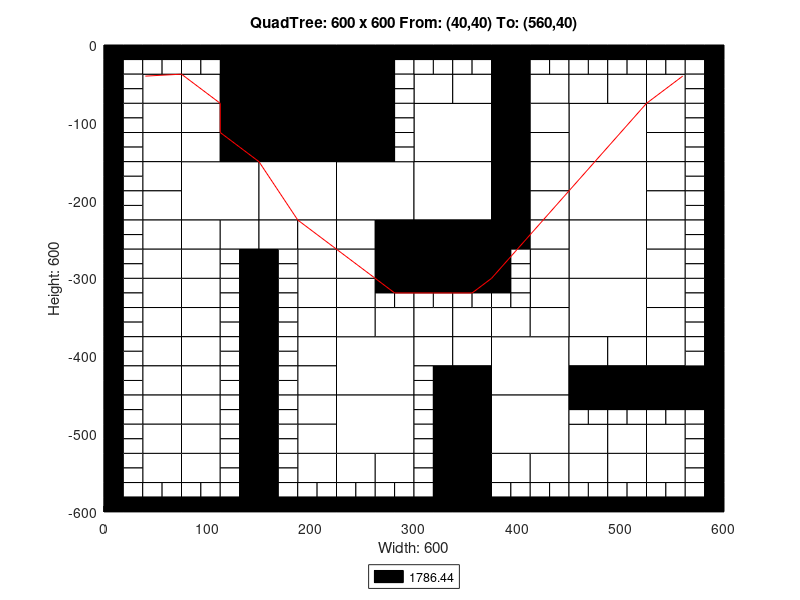

MATLAB code for this plot:
axis([0 600 -600 0]);
title('QuadTree: 600 x 600 From: (40,40) To: (560,40)');
xlabel('Width: 600');
ylabel('Height: 600');
rectangle('Position',[150 -75 75 75], 'FaceColor',[0 0 0]);
rectangle('Position',[150 -150 75 75], 'FaceColor',[0 0 0]);
rectangle('Position',[75 -225 75 75], 'FaceColor',[1 1 1]);
rectangle('Position',[150 -225 75 75], 'FaceColor',[1 1 1]);
rectangle('Position',[225 -225 75 75], 'FaceColor',[1 1 1]);
rectangle('Position',[300 -150 75 75], 'FaceColor',[1 1 1]);
rectangle('Position',[450 -150 75 75], 'FaceColor',[1 1 1]);
rectangle('Position',[300 -225 75 75], 'FaceColor',[1 1 1]);
rectangle('Position',[300 -300 75 75], 'FaceColor',[0 0 0]);
rectangle('Position',[450 -225 75 75], 'FaceColor',[1 1 1]);
rectangle('Position',[450 -300 75 75], 'FaceColor',[1 1 1]);
rectangle('Position',[225 -450 75 75], 'FaceColor',[1 1 1]);
rectangle('Position',[225 -525 75 75], 'FaceColor',[1 1 1]);
rectangle('Position',[375 -450 75 75], 'FaceColor',[1 1 1]);
rectangle('Position',[450 -375 75 75], 'FaceColor',[1 1 1]);
rectangle('Position',[375 -525 75 75], 'FaceColor',[1 1 1]);
rectangle('Position',[37.5 -75 37.5 37.5], 'FaceColor',[1 1 1]);
rectangle('Position',[112.5 -37.5 37.5 37.5], 'FaceColor',[0 0 0]);
rectangle('Position',[75 -75 37.5 37.5], 'FaceColor',[1 1 1]);
rectangle('Position',[112.5 -75 37.5 37.5], 'FaceColor',[0 0 0]);
rectangle('Position',[37.5 -112.5 37.5 37.5], 'FaceColor',[1 1 1]);
rectangle('Position',[37.5 -150 37.5 37.5], 'FaceColor',[1 1 1]);
rectangle('Position',[75 -112.5 37.5 37.5], 'FaceColor',[1 1 1]);
rectangle('Position',[112.5 -112.5 37.5 37.5], 'FaceColor',[0 0 0]);
rectangle('Position',[75 -150 37.5 37.5], 'FaceColor',[1 1 1]);
rectangle('Position',[112.5 -150 37.5 37.5], 'FaceColor',[0 0 0]);
rectangle('Position',[225 -37.5 37.5 37.5], 'FaceColor',[0 0 0]);
rectangle('Position',[225 -75 37.5 37.5], 'FaceColor',[0 0 0]);
rectangle('Position',[225 -112.5 37.5 37.5], 'FaceColor',[0 0 0]);
rectangle('Position',[225 -150 37.5 37.5], 'FaceColor',[0 0 0]);
rectangle('Position',[37.5 -187.5 37.5 37.5], 'FaceColor',[1 1 1]);
rectangle('Position',[37.5 -225 37.5 37.5], 'FaceColor',[1 1 1]);
rectangle('Position',[37.5 -262.5 37.5 37.5], 'FaceColor',[1 1 1]);
rectangle('Position',[37.5 -300 37.5 37.5], 'FaceColor',[1 1 1]);
rectangle('Position',[75 -262.5 37.5 37.5], 'FaceColor',[1 1 1]);
rectangle('Position',[112.5 -262.5 37.5 37.5], 'FaceColor',[1 1 1]);
rectangle('Position',[75 -300 37.5 37.5], 'FaceColor',[1 1 1]);
rectangle('Position',[150 -262.5 37.5 37.5], 'FaceColor',[1 1 1]);
rectangle('Position',[187.5 -262.5 37.5 37.5], 'FaceColor',[1 1 1]);
rectangle('Position',[187.5 -300 37.5 37.5], 'FaceColor',[1 1 1]);
rectangle('Position',[225 -262.5 37.5 37.5], 'FaceColor',[1 1 1]);
rectangle('Position',[262.5 -262.5 37.5 37.5], 'FaceColor',[0 0 0]);
rectangle('Position',[225 -300 37.5 37.5], 'FaceColor',[1 1 1]);
rectangle('Position',[262.5 -300 37.5 37.5], 'FaceColor',[0 0 0]);
rectangle('Position',[300 -75 37.5 37.5], 'FaceColor',[1 1 1]);
rectangle('Position',[337.5 -75 37.5 37.5], 'FaceColor',[1 1 1]);
rectangle('Position',[375 -37.5 37.5 37.5], 'FaceColor',[0 0 0]);
rectangle('Position',[375 -75 37.5 37.5], 'FaceColor',[0 0 0]);
rectangle('Position',[412.5 -75 37.5 37.5], 'FaceColor',[1 1 1]);
rectangle('Position',[375 -112.5 37.5 37.5], 'FaceColor',[0 0 0]);
rectangle('Position',[412.5 -112.5 37.5 37.5], 'FaceColor',[1 1 1]);
rectangle('Position',[375 -150 37.5 37.5], 'FaceColor',[0 0 0]);
rectangle('Position',[412.5 -150 37.5 37.5], 'FaceColor',[1 1 1]);
rectangle('Position',[450 -75 37.5 37.5], 'FaceColor',[1 1 1]);
rectangle('Position',[487.5 -75 37.5 37.5], 'FaceColor',[1 1 1]);
rectangle('Position',[525 -75 37.5 37.5], 'FaceColor',[1 1 1]);
rectangle('Position',[525 -112.5 37.5 37.5], 'FaceColor',[1 1 1]);
rectangle('Position',[525 -150 37.5 37.5], 'FaceColor',[1 1 1]);
rectangle('Position',[375 -187.5 37.5 37.5], 'FaceColor',[0 0 0]);
rectangle('Position',[412.5 -187.5 37.5 37.5], 'FaceColor',[1 1 1]);
rectangle('Position',[375 -225 37.5 37.5], 'FaceColor',[0 0 0]);
rectangle('Position',[412.5 -225 37.5 37.5], 'FaceColor',[1 1 1]);
rectangle('Position',[375 -262.5 37.5 37.5], 'FaceColor',[0 0 0]);
rectangle('Position',[412.5 -262.5 37.5 37.5], 'FaceColor',[1 1 1]);
rectangle('Position',[412.5 -300 37.5 37.5], 'FaceColor',[1 1 1]);
rectangle('Position',[525 -187.5 37.5 37.5], 'FaceColor',[1 1 1]);
rectangle('Position',[525 -225 37.5 37.5], 'FaceColor',[1 1 1]);
rectangle('Position',[525 -262.5 37.5 37.5], 'FaceColor',[1 1 1]);
rectangle('Position',[525 -300 37.5 37.5], 'FaceColor',[1 1 1]);
rectangle('Position',[37.5 -337.5 37.5 37.5], 'FaceColor',[1 1 1]);
rectangle('Position',[37.5 -375 37.5 37.5], 'FaceColor',[1 1 1]);
rectangle('Position',[75 -337.5 37.5 37.5], 'FaceColor',[1 1 1]);
rectangle('Position',[75 -375 37.5 37.5], 'FaceColor',[1 1 1]);
rectangle('Position',[37.5 -412.5 37.5 37.5], 'FaceColor',[1 1 1]);
rectangle('Position',[37.5 -450 37.5 37.5], 'FaceColor',[1 1 1]);
rectangle('Position',[75 -412.5 37.5 37.5], 'FaceColor',[1 1 1]);
rectangle('Position',[75 -450 37.5 37.5], 'FaceColor',[1 1 1]);
rectangle('Position',[187.5 -337.5 37.5 37.5], 'FaceColor',[1 1 1]);
rectangle('Position',[187.5 -375 37.5 37.5], 'FaceColor',[1 1 1]);
rectangle('Position',[225 -337.5 37.5 37.5], 'FaceColor',[1 1 1]);
rectangle('Position',[225 -375 37.5 37.5], 'FaceColor',[1 1 1]);
rectangle('Position',[262.5 -375 37.5 37.5], 'FaceColor',[1 1 1]);
rectangle('Position',[187.5 -412.5 37.5 37.5], 'FaceColor',[1 1 1]);
rectangle('Position',[187.5 -450 37.5 37.5], 'FaceColor',[1 1 1]);
rectangle('Position',[37.5 -487.5 37.5 37.5], 'FaceColor',[1 1 1]);
rectangle('Position',[37.5 -525 37.5 37.5], 'FaceColor',[1 1 1]);
rectangle('Position',[75 -487.5 37.5 37.5], 'FaceColor',[1 1 1]);
rectangle('Position',[75 -525 37.5 37.5], 'FaceColor',[1 1 1]);
rectangle('Position',[37.5 -562.5 37.5 37.5], 'FaceColor',[1 1 1]);
rectangle('Position',[75 -562.5 37.5 37.5], 'FaceColor',[1 1 1]);
rectangle('Position',[187.5 -487.5 37.5 37.5], 'FaceColor',[1 1 1]);
rectangle('Position',[187.5 -525 37.5 37.5], 'FaceColor',[1 1 1]);
rectangle('Position',[187.5 -562.5 37.5 37.5], 'FaceColor',[1 1 1]);
rectangle('Position',[225 -562.5 37.5 37.5], 'FaceColor',[1 1 1]);
rectangle('Position',[262.5 -562.5 37.5 37.5], 'FaceColor',[1 1 1]);
rectangle('Position',[300 -375 37.5 37.5], 'FaceColor',[1 1 1]);
rectangle('Position',[337.5 -375 37.5 37.5], 'FaceColor',[1 1 1]);
rectangle('Position',[412.5 -337.5 37.5 37.5], 'FaceColor',[1 1 1]);
rectangle('Position',[375 -375 37.5 37.5], 'FaceColor',[1 1 1]);
rectangle('Position',[412.5 -375 37.5 37.5], 'FaceColor',[1 1 1]);
rectangle('Position',[300 -412.5 37.5 37.5], 'FaceColor',[1 1 1]);
rectangle('Position',[337.5 -412.5 37.5 37.5], 'FaceColor',[1 1 1]);
rectangle('Position',[337.5 -450 37.5 37.5], 'FaceColor',[0 0 0]);
rectangle('Position',[525 -337.5 37.5 37.5], 'FaceColor',[1 1 1]);
rectangle('Position',[525 -375 37.5 37.5], 'FaceColor',[1 1 1]);
rectangle('Position',[450 -412.5 37.5 37.5], 'FaceColor',[1 1 1]);
rectangle('Position',[487.5 -412.5 37.5 37.5], 'FaceColor',[1 1 1]);
rectangle('Position',[450 -450 37.5 37.5], 'FaceColor',[0 0 0]);
rectangle('Position',[487.5 -450 37.5 37.5], 'FaceColor',[0 0 0]);
rectangle('Position',[525 -412.5 37.5 37.5], 'FaceColor',[1 1 1]);
rectangle('Position',[525 -450 37.5 37.5], 'FaceColor',[0 0 0]);
rectangle('Position',[562.5 -450 37.5 37.5], 'FaceColor',[0 0 0]);
rectangle('Position',[337.5 -487.5 37.5 37.5], 'FaceColor',[0 0 0]);
rectangle('Position',[337.5 -525 37.5 37.5], 'FaceColor',[0 0 0]);
rectangle('Position',[337.5 -562.5 37.5 37.5], 'FaceColor',[0 0 0]);
rectangle('Position',[337.5 -600 37.5 37.5], 'FaceColor',[0 0 0]);
rectangle('Position',[375 -562.5 37.5 37.5], 'FaceColor',[1 1 1]);
rectangle('Position',[412.5 -562.5 37.5 37.5], 'FaceColor',[1 1 1]);
rectangle('Position',[450 -525 37.5 37.5], 'FaceColor',[1 1 1]);
rectangle('Position',[487.5 -525 37.5 37.5], 'FaceColor',[1 1 1]);
rectangle('Position',[525 -525 37.5 37.5], 'FaceColor',[1 1 1]);
rectangle('Position',[450 -562.5 37.5 37.5], 'FaceColor',[1 1 1]);
rectangle('Position',[487.5 -562.5 37.5 37.5], 'FaceColor',[1 1 1]);
rectangle('Position',[525 -562.5 37.5 37.5], 'FaceColor',[1 1 1]);
rectangle('Position',[0 -18.75 18.75 18.75], 'FaceColor',[0 0 0]);
rectangle('Position',[18.75 -18.75 18.75 18.75], 'FaceColor',[0 0 0]);
rectangle('Position',[0 -37.5 18.75 18.75], 'FaceColor',[0 0 0]);
rectangle('Position',[18.75 -37.5 18.75 18.75], 'FaceColor',[1 1 1]);
rectangle('Position',[37.5 -18.75 18.75 18.75], 'FaceColor',[0 0 0]);
rectangle('Position',[56.25 -18.75 18.75 18.75], 'FaceColor',[0 0 0]);
rectangle('Position',[37.5 -37.5 18.75 18.75], 'FaceColor',[1 1 1]);
rectangle('Position',[56.25 -37.5 18.75 18.75], 'FaceColor',[1 1 1]);
rectangle('Position',[0 -56.25 18.75 18.75], 'FaceColor',[0 0 0]);
rectangle('Position',[18.75 -56.25 18.75 18.75], 'FaceColor',[1 1 1]);
rectangle('Position',[0 -75 18.75 18.75], 'FaceColor',[0 0 0]);
rectangle('Position',[18.75 -75 18.75 18.75], 'FaceColor',[1 1 1]);
rectangle('Position',[75 -18.75 18.75 18.75], 'FaceColor',[0 0 0]);
rectangle('Position',[93.75 -18.75 18.75 18.75], 'FaceColor',[0 0 0]);
rectangle('Position',[75 -37.5 18.75 18.75], 'FaceColor',[1 1 1]);
rectangle('Position',[93.75 -37.5 18.75 18.75], 'FaceColor',[1 1 1]);
rectangle('Position',[0 -93.75 18.75 18.75], 'FaceColor',[0 0 0]);
rectangle('Position',[18.75 -93.75 18.75 18.75], 'FaceColor',[1 1 1]);
rectangle('Position',[0 -112.5 18.75 18.75], 'FaceColor',[0 0 0]);
rectangle('Position',[18.75 -112.5 18.75 18.75], 'FaceColor',[1 1 1]);
rectangle('Position',[0 -131.25 18.75 18.75], 'FaceColor',[0 0 0]);
rectangle('Position',[18.75 -131.25 18.75 18.75], 'FaceColor',[1 1 1]);
rectangle('Position',[0 -150 18.75 18.75], 'FaceColor',[0 0 0]);
rectangle('Position',[18.75 -150 18.75 18.75], 'FaceColor',[1 1 1]);
rectangle('Position',[262.5 -18.75 18.75 18.75], 'FaceColor',[0 0 0]);
rectangle('Position',[281.25 -18.75 18.75 18.75], 'FaceColor',[0 0 0]);
rectangle('Position',[262.5 -37.5 18.75 18.75], 'FaceColor',[0 0 0]);
rectangle('Position',[281.25 -37.5 18.75 18.75], 'FaceColor',[1 1 1]);
rectangle('Position',[262.5 -56.25 18.75 18.75], 'FaceColor',[0 0 0]);
rectangle('Position',[281.25 -56.25 18.75 18.75], 'FaceColor',[1 1 1]);
rectangle('Position',[262.5 -75 18.75 18.75], 'FaceColor',[0 0 0]);
rectangle('Position',[281.25 -75 18.75 18.75], 'FaceColor',[1 1 1]);
rectangle('Position',[262.5 -93.75 18.75 18.75], 'FaceColor',[0 0 0]);
rectangle('Position',[281.25 -93.75 18.75 18.75], 'FaceColor',[1 1 1]);
rectangle('Position',[262.5 -112.5 18.75 18.75], 'FaceColor',[0 0 0]);
rectangle('Position',[281.25 -112.5 18.75 18.75], 'FaceColor',[1 1 1]);
rectangle('Position',[262.5 -131.25 18.75 18.75], 'FaceColor',[0 0 0]);
rectangle('Position',[281.25 -131.25 18.75 18.75], 'FaceColor',[1 1 1]);
rectangle('Position',[262.5 -150 18.75 18.75], 'FaceColor',[0 0 0]);
rectangle('Position',[281.25 -150 18.75 18.75], 'FaceColor',[1 1 1]);
rectangle('Position',[0 -168.75 18.75 18.75], 'FaceColor',[0 0 0]);
rectangle('Position',[18.75 -168.75 18.75 18.75], 'FaceColor',[1 1 1]);
rectangle('Position',[0 -187.5 18.75 18.75], 'FaceColor',[0 0 0]);
rectangle('Position',[18.75 -187.5 18.75 18.75], 'FaceColor',[1 1 1]);
rectangle('Position',[0 -206.25 18.75 18.75], 'FaceColor',[0 0 0]);
rectangle('Position',[18.75 -206.25 18.75 18.75], 'FaceColor',[1 1 1]);
rectangle('Position',[0 -225 18.75 18.75], 'FaceColor',[0 0 0]);
rectangle('Position',[18.75 -225 18.75 18.75], 'FaceColor',[1 1 1]);
rectangle('Position',[0 -243.75 18.75 18.75], 'FaceColor',[0 0 0]);
rectangle('Position',[18.75 -243.75 18.75 18.75], 'FaceColor',[1 1 1]);
rectangle('Position',[0 -262.5 18.75 18.75], 'FaceColor',[0 0 0]);
rectangle('Position',[18.75 -262.5 18.75 18.75], 'FaceColor',[1 1 1]);
rectangle('Position',[0 -281.25 18.75 18.75], 'FaceColor',[0 0 0]);
rectangle('Position',[18.75 -281.25 18.75 18.75], 'FaceColor',[1 1 1]);
rectangle('Position',[0 -300 18.75 18.75], 'FaceColor',[0 0 0]);
rectangle('Position',[18.75 -300 18.75 18.75], 'FaceColor',[1 1 1]);
rectangle('Position',[112.5 -281.25 18.75 18.75], 'FaceColor',[1 1 1]);
rectangle('Position',[131.25 -281.25 18.75 18.75], 'FaceColor',[0 0 0]);
rectangle('Position',[112.5 -300 18.75 18.75], 'FaceColor',[1 1 1]);
rectangle('Position',[131.25 -300 18.75 18.75], 'FaceColor',[0 0 0]);
rectangle('Position',[150 -281.25 18.75 18.75], 'FaceColor',[0 0 0]);
rectangle('Position',[168.75 -281.25 18.75 18.75], 'FaceColor',[1 1 1]);
rectangle('Position',[150 -300 18.75 18.75], 'FaceColor',[0 0 0]);
rectangle('Position',[168.75 -300 18.75 18.75], 'FaceColor',[1 1 1]);
rectangle('Position',[300 -18.75 18.75 18.75], 'FaceColor',[0 0 0]);
rectangle('Position',[318.75 -18.75 18.75 18.75], 'FaceColor',[0 0 0]);
rectangle('Position',[300 -37.5 18.75 18.75], 'FaceColor',[1 1 1]);
rectangle('Position',[318.75 -37.5 18.75 18.75], 'FaceColor',[1 1 1]);
rectangle('Position',[337.5 -18.75 18.75 18.75], 'FaceColor',[0 0 0]);
rectangle('Position',[356.25 -18.75 18.75 18.75], 'FaceColor',[0 0 0]);
rectangle('Position',[337.5 -37.5 18.75 18.75], 'FaceColor',[1 1 1]);
rectangle('Position',[356.25 -37.5 18.75 18.75], 'FaceColor',[1 1 1]);
rectangle('Position',[412.5 -18.75 18.75 18.75], 'FaceColor',[0 0 0]);
rectangle('Position',[431.25 -18.75 18.75 18.75], 'FaceColor',[0 0 0]);
rectangle('Position',[412.5 -37.5 18.75 18.75], 'FaceColor',[1 1 1]);
rectangle('Position',[431.25 -37.5 18.75 18.75], 'FaceColor',[1 1 1]);
rectangle('Position',[450 -18.75 18.75 18.75], 'FaceColor',[0 0 0]);
rectangle('Position',[468.75 -18.75 18.75 18.75], 'FaceColor',[0 0 0]);
rectangle('Position',[450 -37.5 18.75 18.75], 'FaceColor',[1 1 1]);
rectangle('Position',[468.75 -37.5 18.75 18.75], 'FaceColor',[1 1 1]);
rectangle('Position',[487.5 -18.75 18.75 18.75], 'FaceColor',[0 0 0]);
rectangle('Position',[506.25 -18.75 18.75 18.75], 'FaceColor',[0 0 0]);
rectangle('Position',[487.5 -37.5 18.75 18.75], 'FaceColor',[1 1 1]);
rectangle('Position',[506.25 -37.5 18.75 18.75], 'FaceColor',[1 1 1]);
rectangle('Position',[525 -18.75 18.75 18.75], 'FaceColor',[0 0 0]);
rectangle('Position',[543.75 -18.75 18.75 18.75], 'FaceColor',[0 0 0]);
rectangle('Position',[525 -37.5 18.75 18.75], 'FaceColor',[1 1 1]);
rectangle('Position',[543.75 -37.5 18.75 18.75], 'FaceColor',[1 1 1]);
rectangle('Position',[562.5 -18.75 18.75 18.75], 'FaceColor',[0 0 0]);
rectangle('Position',[581.25 -18.75 18.75 18.75], 'FaceColor',[0 0 0]);
rectangle('Position',[562.5 -37.5 18.75 18.75], 'FaceColor',[1 1 1]);
rectangle('Position',[581.25 -37.5 18.75 18.75], 'FaceColor',[0 0 0]);
rectangle('Position',[562.5 -56.25 18.75 18.75], 'FaceColor',[1 1 1]);
rectangle('Position',[581.25 -56.25 18.75 18.75], 'FaceColor',[0 0 0]);
rectangle('Position',[562.5 -75 18.75 18.75], 'FaceColor',[1 1 1]);
rectangle('Position',[581.25 -75 18.75 18.75], 'FaceColor',[0 0 0]);
rectangle('Position',[562.5 -93.75 18.75 18.75], 'FaceColor',[1 1 1]);
rectangle('Position',[581.25 -93.75 18.75 18.75], 'FaceColor',[0 0 0]);
rectangle('Position',[562.5 -112.5 18.75 18.75], 'FaceColor',[1 1 1]);
rectangle('Position',[581.25 -112.5 18.75 18.75], 'FaceColor',[0 0 0]);
rectangle('Position',[562.5 -131.25 18.75 18.75], 'FaceColor',[1 1 1]);
rectangle('Position',[581.25 -131.25 18.75 18.75], 'FaceColor',[0 0 0]);
rectangle('Position',[562.5 -150 18.75 18.75], 'FaceColor',[1 1 1]);
rectangle('Position',[581.25 -150 18.75 18.75], 'FaceColor',[0 0 0]);
rectangle('Position',[375 -281.25 18.75 18.75], 'FaceColor',[0 0 0]);
rectangle('Position',[393.75 -281.25 18.75 18.75], 'FaceColor',[1 1 1]);
rectangle('Position',[375 -300 18.75 18.75], 'FaceColor',[0 0 0]);
rectangle('Position',[393.75 -300 18.75 18.75], 'FaceColor',[1 1 1]);
rectangle('Position',[562.5 -168.75 18.75 18.75], 'FaceColor',[1 1 1]);
rectangle('Position',[581.25 -168.75 18.75 18.75], 'FaceColor',[0 0 0]);
rectangle('Position',[562.5 -187.5 18.75 18.75], 'FaceColor',[1 1 1]);
rectangle('Position',[581.25 -187.5 18.75 18.75], 'FaceColor',[0 0 0]);
rectangle('Position',[562.5 -206.25 18.75 18.75], 'FaceColor',[1 1 1]);
rectangle('Position',[581.25 -206.25 18.75 18.75], 'FaceColor',[0 0 0]);
rectangle('Position',[562.5 -225 18.75 18.75], 'FaceColor',[1 1 1]);
rectangle('Position',[581.25 -225 18.75 18.75], 'FaceColor',[0 0 0]);
rectangle('Position',[562.5 -243.75 18.75 18.75], 'FaceColor',[1 1 1]);
rectangle('Position',[581.25 -243.75 18.75 18.75], 'FaceColor',[0 0 0]);
rectangle('Position',[562.5 -262.5 18.75 18.75], 'FaceColor',[1 1 1]);
rectangle('Position',[581.25 -262.5 18.75 18.75], 'FaceColor',[0 0 0]);
rectangle('Position',[562.5 -281.25 18.75 18.75], 'FaceColor',[1 1 1]);
rectangle('Position',[581.25 -281.25 18.75 18.75], 'FaceColor',[0 0 0]);
rectangle('Position',[562.5 -300 18.75 18.75], 'FaceColor',[1 1 1]);
rectangle('Position',[581.25 -300 18.75 18.75], 'FaceColor',[0 0 0]);
rectangle('Position',[0 -318.75 18.75 18.75], 'FaceColor',[0 0 0]);
rectangle('Position',[18.75 -318.75 18.75 18.75], 'FaceColor',[1 1 1]);
rectangle('Position',[0 -337.5 18.75 18.75], 'FaceColor',[0 0 0]);
rectangle('Position',[18.75 -337.5 18.75 18.75], 'FaceColor',[1 1 1]);
rectangle('Position',[0 -356.25 18.75 18.75], 'FaceColor',[0 0 0]);
rectangle('Position',[18.75 -356.25 18.75 18.75], 'FaceColor',[1 1 1]);
rectangle('Position',[0 -375 18.75 18.75], 'FaceColor',[0 0 0]);
rectangle('Position',[18.75 -375 18.75 18.75], 'FaceColor',[1 1 1]);
rectangle('Position',[112.5 -318.75 18.75 18.75], 'FaceColor',[1 1 1]);
rectangle('Position',[131.25 -318.75 18.75 18.75], 'FaceColor',[0 0 0]);
rectangle('Position',[112.5 -337.5 18.75 18.75], 'FaceColor',[1 1 1]);
rectangle('Position',[131.25 -337.5 18.75 18.75], 'FaceColor',[0 0 0]);
rectangle('Position',[112.5 -356.25 18.75 18.75], 'FaceColor',[1 1 1]);
rectangle('Position',[131.25 -356.25 18.75 18.75], 'FaceColor',[0 0 0]);
rectangle('Position',[112.5 -375 18.75 18.75], 'FaceColor',[1 1 1]);
rectangle('Position',[131.25 -375 18.75 18.75], 'FaceColor',[0 0 0]);
rectangle('Position',[0 -393.75 18.75 18.75], 'FaceColor',[0 0 0]);
rectangle('Position',[18.75 -393.75 18.75 18.75], 'FaceColor',[1 1 1]);
rectangle('Position',[0 -412.5 18.75 18.75], 'FaceColor',[0 0 0]);
rectangle('Position',[18.75 -412.5 18.75 18.75], 'FaceColor',[1 1 1]);
rectangle('Position',[0 -431.25 18.75 18.75], 'FaceColor',[0 0 0]);
rectangle('Position',[18.75 -431.25 18.75 18.75], 'FaceColor',[1 1 1]);
rectangle('Position',[0 -450 18.75 18.75], 'FaceColor',[0 0 0]);
rectangle('Position',[18.75 -450 18.75 18.75], 'FaceColor',[1 1 1]);
rectangle('Position',[112.5 -393.75 18.75 18.75], 'FaceColor',[1 1 1]);
rectangle('Position',[131.25 -393.75 18.75 18.75], 'FaceColor',[0 0 0]);
rectangle('Position',[112.5 -412.5 18.75 18.75], 'FaceColor',[1 1 1]);
rectangle('Position',[131.25 -412.5 18.75 18.75], 'FaceColor',[0 0 0]);
rectangle('Position',[112.5 -431.25 18.75 18.75], 'FaceColor',[1 1 1]);
rectangle('Position',[131.25 -431.25 18.75 18.75], 'FaceColor',[0 0 0]);
rectangle('Position',[112.5 -450 18.75 18.75], 'FaceColor',[1 1 1]);
rectangle('Position',[131.25 -450 18.75 18.75], 'FaceColor',[0 0 0]);
rectangle('Position',[150 -318.75 18.75 18.75], 'FaceColor',[0 0 0]);
rectangle('Position',[168.75 -318.75 18.75 18.75], 'FaceColor',[1 1 1]);
rectangle('Position',[150 -337.5 18.75 18.75], 'FaceColor',[0 0 0]);
rectangle('Position',[168.75 -337.5 18.75 18.75], 'FaceColor',[1 1 1]);
rectangle('Position',[150 -356.25 18.75 18.75], 'FaceColor',[0 0 0]);
rectangle('Position',[168.75 -356.25 18.75 18.75], 'FaceColor',[1 1 1]);
rectangle('Position',[150 -375 18.75 18.75], 'FaceColor',[0 0 0]);
rectangle('Position',[168.75 -375 18.75 18.75], 'FaceColor',[1 1 1]);
rectangle('Position',[262.5 -318.75 18.75 18.75], 'FaceColor',[0 0 0]);
rectangle('Position',[281.25 -318.75 18.75 18.75], 'FaceColor',[0 0 0]);
rectangle('Position',[262.5 -337.5 18.75 18.75], 'FaceColor',[1 1 1]);
rectangle('Position',[281.25 -337.5 18.75 18.75], 'FaceColor',[1 1 1]);
rectangle('Position',[150 -393.75 18.75 18.75], 'FaceColor',[0 0 0]);
rectangle('Position',[168.75 -393.75 18.75 18.75], 'FaceColor',[1 1 1]);
rectangle('Position',[150 -412.5 18.75 18.75], 'FaceColor',[0 0 0]);
rectangle('Position',[168.75 -412.5 18.75 18.75], 'FaceColor',[1 1 1]);
rectangle('Position',[150 -431.25 18.75 18.75], 'FaceColor',[0 0 0]);
rectangle('Position',[168.75 -431.25 18.75 18.75], 'FaceColor',[1 1 1]);
rectangle('Position',[150 -450 18.75 18.75], 'FaceColor',[0 0 0]);
rectangle('Position',[168.75 -450 18.75 18.75], 'FaceColor',[1 1 1]);
rectangle('Position',[0 -468.75 18.75 18.75], 'FaceColor',[0 0 0]);
rectangle('Position',[18.75 -468.75 18.75 18.75], 'FaceColor',[1 1 1]);
rectangle('Position',[0 -487.5 18.75 18.75], 'FaceColor',[0 0 0]);
rectangle('Position',[18.75 -487.5 18.75 18.75], 'FaceColor',[1 1 1]);
rectangle('Position',[0 -506.25 18.75 18.75], 'FaceColor',[0 0 0]);
rectangle('Position',[18.75 -506.25 18.75 18.75], 'FaceColor',[1 1 1]);
rectangle('Position',[0 -525 18.75 18.75], 'FaceColor',[0 0 0]);
rectangle('Position',[18.75 -525 18.75 18.75], 'FaceColor',[1 1 1]);
rectangle('Position',[112.5 -468.75 18.75 18.75], 'FaceColor',[1 1 1]);
rectangle('Position',[131.25 -468.75 18.75 18.75], 'FaceColor',[0 0 0]);
rectangle('Position',[112.5 -487.5 18.75 18.75], 'FaceColor',[1 1 1]);
rectangle('Position',[131.25 -487.5 18.75 18.75], 'FaceColor',[0 0 0]);
rectangle('Position',[112.5 -506.25 18.75 18.75], 'FaceColor',[1 1 1]);
rectangle('Position',[131.25 -506.25 18.75 18.75], 'FaceColor',[0 0 0]);
rectangle('Position',[112.5 -525 18.75 18.75], 'FaceColor',[1 1 1]);
rectangle('Position',[131.25 -525 18.75 18.75], 'FaceColor',[0 0 0]);
rectangle('Position',[0 -543.75 18.75 18.75], 'FaceColor',[0 0 0]);
rectangle('Position',[18.75 -543.75 18.75 18.75], 'FaceColor',[1 1 1]);
rectangle('Position',[0 -562.5 18.75 18.75], 'FaceColor',[0 0 0]);
rectangle('Position',[18.75 -562.5 18.75 18.75], 'FaceColor',[1 1 1]);
rectangle('Position',[0 -581.25 18.75 18.75], 'FaceColor',[0 0 0]);
rectangle('Position',[18.75 -581.25 18.75 18.75], 'FaceColor',[1 1 1]);
rectangle('Position',[0 -600 18.75 18.75], 'FaceColor',[0 0 0]);
rectangle('Position',[18.75 -600 18.75 18.75], 'FaceColor',[0 0 0]);
rectangle('Position',[37.5 -581.25 18.75 18.75], 'FaceColor',[1 1 1]);
rectangle('Position',[56.25 -581.25 18.75 18.75], 'FaceColor',[1 1 1]);
rectangle('Position',[37.5 -600 18.75 18.75], 'FaceColor',[0 0 0]);
rectangle('Position',[56.25 -600 18.75 18.75], 'FaceColor',[0 0 0]);
rectangle('Position',[112.5 -543.75 18.75 18.75], 'FaceColor',[1 1 1]);
rectangle('Position',[131.25 -543.75 18.75 18.75], 'FaceColor',[0 0 0]);
rectangle('Position',[112.5 -562.5 18.75 18.75], 'FaceColor',[1 1 1]);
rectangle('Position',[131.25 -562.5 18.75 18.75], 'FaceColor',[0 0 0]);
rectangle('Position',[75 -581.25 18.75 18.75], 'FaceColor',[1 1 1]);
rectangle('Position',[93.75 -581.25 18.75 18.75], 'FaceColor',[1 1 1]);
rectangle('Position',[75 -600 18.75 18.75], 'FaceColor',[0 0 0]);
rectangle('Position',[93.75 -600 18.75 18.75], 'FaceColor',[0 0 0]);
rectangle('Position',[112.5 -581.25 18.75 18.75], 'FaceColor',[1 1 1]);
rectangle('Position',[131.25 -581.25 18.75 18.75], 'FaceColor',[0 0 0]);
rectangle('Position',[112.5 -600 18.75 18.75], 'FaceColor',[0 0 0]);
rectangle('Position',[131.25 -600 18.75 18.75], 'FaceColor',[0 0 0]);
rectangle('Position',[150 -468.75 18.75 18.75], 'FaceColor',[0 0 0]);
rectangle('Position',[168.75 -468.75 18.75 18.75], 'FaceColor',[1 1 1]);
rectangle('Position',[150 -487.5 18.75 18.75], 'FaceColor',[0 0 0]);
rectangle('Position',[168.75 -487.5 18.75 18.75], 'FaceColor',[1 1 1]);
rectangle('Position',[150 -506.25 18.75 18.75], 'FaceColor',[0 0 0]);
rectangle('Position',[168.75 -506.25 18.75 18.75], 'FaceColor',[1 1 1]);
rectangle('Position',[150 -525 18.75 18.75], 'FaceColor',[0 0 0]);
rectangle('Position',[168.75 -525 18.75 18.75], 'FaceColor',[1 1 1]);
rectangle('Position',[150 -543.75 18.75 18.75], 'FaceColor',[0 0 0]);
rectangle('Position',[168.75 -543.75 18.75 18.75], 'FaceColor',[1 1 1]);
rectangle('Position',[150 -562.5 18.75 18.75], 'FaceColor',[0 0 0]);
rectangle('Position',[168.75 -562.5 18.75 18.75], 'FaceColor',[1 1 1]);
rectangle('Position',[150 -581.25 18.75 18.75], 'FaceColor',[0 0 0]);
rectangle('Position',[168.75 -581.25 18.75 18.75], 'FaceColor',[1 1 1]);
rectangle('Position',[150 -600 18.75 18.75], 'FaceColor',[0 0 0]);
rectangle('Position',[168.75 -600 18.75 18.75], 'FaceColor',[0 0 0]);
rectangle('Position',[187.5 -581.25 18.75 18.75], 'FaceColor',[1 1 1]);
rectangle('Position',[206.25 -581.25 18.75 18.75], 'FaceColor',[1 1 1]);
rectangle('Position',[187.5 -600 18.75 18.75], 'FaceColor',[0 0 0]);
rectangle('Position',[206.25 -600 18.75 18.75], 'FaceColor',[0 0 0]);
rectangle('Position',[225 -581.25 18.75 18.75], 'FaceColor',[1 1 1]);
rectangle('Position',[243.75 -581.25 18.75 18.75], 'FaceColor',[1 1 1]);
rectangle('Position',[225 -600 18.75 18.75], 'FaceColor',[0 0 0]);
rectangle('Position',[243.75 -600 18.75 18.75], 'FaceColor',[0 0 0]);
rectangle('Position',[262.5 -581.25 18.75 18.75], 'FaceColor',[1 1 1]);
rectangle('Position',[281.25 -581.25 18.75 18.75], 'FaceColor',[1 1 1]);
rectangle('Position',[262.5 -600 18.75 18.75], 'FaceColor',[0 0 0]);
rectangle('Position',[281.25 -600 18.75 18.75], 'FaceColor',[0 0 0]);
rectangle('Position',[300 -318.75 18.75 18.75], 'FaceColor',[0 0 0]);
rectangle('Position',[318.75 -318.75 18.75 18.75], 'FaceColor',[0 0 0]);
rectangle('Position',[300 -337.5 18.75 18.75], 'FaceColor',[1 1 1]);
rectangle('Position',[318.75 -337.5 18.75 18.75], 'FaceColor',[1 1 1]);
rectangle('Position',[337.5 -318.75 18.75 18.75], 'FaceColor',[0 0 0]);
rectangle('Position',[356.25 -318.75 18.75 18.75], 'FaceColor',[0 0 0]);
rectangle('Position',[337.5 -337.5 18.75 18.75], 'FaceColor',[1 1 1]);
rectangle('Position',[356.25 -337.5 18.75 18.75], 'FaceColor',[1 1 1]);
rectangle('Position',[375 -318.75 18.75 18.75], 'FaceColor',[0 0 0]);
rectangle('Position',[393.75 -318.75 18.75 18.75], 'FaceColor',[1 1 1]);
rectangle('Position',[375 -337.5 18.75 18.75], 'FaceColor',[1 1 1]);
rectangle('Position',[393.75 -337.5 18.75 18.75], 'FaceColor',[1 1 1]);
rectangle('Position',[300 -431.25 18.75 18.75], 'FaceColor',[1 1 1]);
rectangle('Position',[318.75 -431.25 18.75 18.75], 'FaceColor',[0 0 0]);
rectangle('Position',[300 -450 18.75 18.75], 'FaceColor',[1 1 1]);
rectangle('Position',[318.75 -450 18.75 18.75], 'FaceColor',[0 0 0]);
rectangle('Position',[562.5 -318.75 18.75 18.75], 'FaceColor',[1 1 1]);
rectangle('Position',[581.25 -318.75 18.75 18.75], 'FaceColor',[0 0 0]);
rectangle('Position',[562.5 -337.5 18.75 18.75], 'FaceColor',[1 1 1]);
rectangle('Position',[581.25 -337.5 18.75 18.75], 'FaceColor',[0 0 0]);
rectangle('Position',[562.5 -356.25 18.75 18.75], 'FaceColor',[1 1 1]);
rectangle('Position',[581.25 -356.25 18.75 18.75], 'FaceColor',[0 0 0]);
rectangle('Position',[562.5 -375 18.75 18.75], 'FaceColor',[1 1 1]);
rectangle('Position',[581.25 -375 18.75 18.75], 'FaceColor',[0 0 0]);
rectangle('Position',[562.5 -393.75 18.75 18.75], 'FaceColor',[1 1 1]);
rectangle('Position',[581.25 -393.75 18.75 18.75], 'FaceColor',[0 0 0]);
rectangle('Position',[562.5 -412.5 18.75 18.75], 'FaceColor',[1 1 1]);
rectangle('Position',[581.25 -412.5 18.75 18.75], 'FaceColor',[0 0 0]);
rectangle('Position',[300 -468.75 18.75 18.75], 'FaceColor',[1 1 1]);
rectangle('Position',[318.75 -468.75 18.75 18.75], 'FaceColor',[0 0 0]);
rectangle('Position',[300 -487.5 18.75 18.75], 'FaceColor',[1 1 1]);
rectangle('Position',[318.75 -487.5 18.75 18.75], 'FaceColor',[0 0 0]);
rectangle('Position',[300 -506.25 18.75 18.75], 'FaceColor',[1 1 1]);
rectangle('Position',[318.75 -506.25 18.75 18.75], 'FaceColor',[0 0 0]);
rectangle('Position',[300 -525 18.75 18.75], 'FaceColor',[1 1 1]);
rectangle('Position',[318.75 -525 18.75 18.75], 'FaceColor',[0 0 0]);
rectangle('Position',[300 -543.75 18.75 18.75], 'FaceColor',[1 1 1]);
rectangle('Position',[318.75 -543.75 18.75 18.75], 'FaceColor',[0 0 0]);
rectangle('Position',[300 -562.5 18.75 18.75], 'FaceColor',[1 1 1]);
rectangle('Position',[318.75 -562.5 18.75 18.75], 'FaceColor',[0 0 0]);
rectangle('Position',[300 -581.25 18.75 18.75], 'FaceColor',[1 1 1]);
rectangle('Position',[318.75 -581.25 18.75 18.75], 'FaceColor',[0 0 0]);
rectangle('Position',[300 -600 18.75 18.75], 'FaceColor',[0 0 0]);
rectangle('Position',[318.75 -600 18.75 18.75], 'FaceColor',[0 0 0]);
rectangle('Position',[375 -581.25 18.75 18.75], 'FaceColor',[1 1 1]);
rectangle('Position',[393.75 -581.25 18.75 18.75], 'FaceColor',[1 1 1]);
rectangle('Position',[375 -600 18.75 18.75], 'FaceColor',[0 0 0]);
rectangle('Position',[393.75 -600 18.75 18.75], 'FaceColor',[0 0 0]);
rectangle('Position',[412.5 -581.25 18.75 18.75], 'FaceColor',[1 1 1]);
rectangle('Position',[431.25 -581.25 18.75 18.75], 'FaceColor',[1 1 1]);
rectangle('Position',[412.5 -600 18.75 18.75], 'FaceColor',[0 0 0]);
rectangle('Position',[431.25 -600 18.75 18.75], 'FaceColor',[0 0 0]);
rectangle('Position',[450 -468.75 18.75 18.75], 'FaceColor',[0 0 0]);
rectangle('Position',[468.75 -468.75 18.75 18.75], 'FaceColor',[0 0 0]);
rectangle('Position',[450 -487.5 18.75 18.75], 'FaceColor',[1 1 1]);
rectangle('Position',[468.75 -487.5 18.75 18.75], 'FaceColor',[1 1 1]);
rectangle('Position',[487.5 -468.75 18.75 18.75], 'FaceColor',[0 0 0]);
rectangle('Position',[506.25 -468.75 18.75 18.75], 'FaceColor',[0 0 0]);
rectangle('Position',[487.5 -487.5 18.75 18.75], 'FaceColor',[1 1 1]);
rectangle('Position',[506.25 -487.5 18.75 18.75], 'FaceColor',[1 1 1]);
rectangle('Position',[525 -468.75 18.75 18.75], 'FaceColor',[0 0 0]);
rectangle('Position',[543.75 -468.75 18.75 18.75], 'FaceColor',[0 0 0]);
rectangle('Position',[525 -487.5 18.75 18.75], 'FaceColor',[1 1 1]);
rectangle('Position',[543.75 -487.5 18.75 18.75], 'FaceColor',[1 1 1]);
rectangle('Position',[562.5 -468.75 18.75 18.75], 'FaceColor',[0 0 0]);
rectangle('Position',[581.25 -468.75 18.75 18.75], 'FaceColor',[0 0 0]);
rectangle('Position',[562.5 -487.5 18.75 18.75], 'FaceColor',[1 1 1]);
rectangle('Position',[581.25 -487.5 18.75 18.75], 'FaceColor',[0 0 0]);
rectangle('Position',[562.5 -506.25 18.75 18.75], 'FaceColor',[1 1 1]);
rectangle('Position',[581.25 -506.25 18.75 18.75], 'FaceColor',[0 0 0]);
rectangle('Position',[562.5 -525 18.75 18.75], 'FaceColor',[1 1 1]);
rectangle('Position',[581.25 -525 18.75 18.75], 'FaceColor',[0 0 0]);
rectangle('Position',[450 -581.25 18.75 18.75], 'FaceColor',[1 1 1]);
rectangle('Position',[468.75 -581.25 18.75 18.75], 'FaceColor',[1 1 1]);
rectangle('Position',[450 -600 18.75 18.75], 'FaceColor',[0 0 0]);
rectangle('Position',[468.75 -600 18.75 18.75], 'FaceColor',[0 0 0]);
rectangle('Position',[487.5 -581.25 18.75 18.75], 'FaceColor',[1 1 1]);
rectangle('Position',[506.25 -581.25 18.75 18.75], 'FaceColor',[1 1 1]);
rectangle('Position',[487.5 -600 18.75 18.75], 'FaceColor',[0 0 0]);
rectangle('Position',[506.25 -600 18.75 18.75], 'FaceColor',[0 0 0]);
rectangle('Position',[562.5 -543.75 18.75 18.75], 'FaceColor',[1 1 1]);
rectangle('Position',[581.25 -543.75 18.75 18.75], 'FaceColor',[0 0 0]);
rectangle('Position',[562.5 -562.5 18.75 18.75], 'FaceColor',[1 1 1]);
rectangle('Position',[581.25 -562.5 18.75 18.75], 'FaceColor',[0 0 0]);
rectangle('Position',[525 -581.25 18.75 18.75], 'FaceColor',[1 1 1]);
rectangle('Position',[543.75 -581.25 18.75 18.75], 'FaceColor',[1 1 1]);
rectangle('Position',[525 -600 18.75 18.75], 'FaceColor',[0 0 0]);
rectangle('Position',[543.75 -600 18.75 18.75], 'FaceColor',[0 0 0]);
rectangle('Position',[562.5 -581.25 18.75 18.75], 'FaceColor',[1 1 1]);
rectangle('Position',[581.25 -581.25 18.75 18.75], 'FaceColor',[0 0 0]);
rectangle('Position',[562.5 -600 18.75 18.75], 'FaceColor',[0 0 0]);
rectangle('Position',[581.25 -600 18.75 18.75], 'FaceColor',[0 0 0]);
X=[560,560,525,450,450,375,375,375,356.25,337.5,318.75,300,281.25,281.25,281.25,262.5,225,187.5,150,112.5,112.5,75,40];
Y=[-40,-40,-75,-187.5,-187.5,-300,-300,-300,-318.75,-318.75,-318.75,-318.75,-318.75,-318.75,-318.75,-300,-262.5,-225,-150,-112.5,-75,-37.5,-40];
hold on;
plot(X,Y,'r');
legend('1786.44','Location','southoutside');
